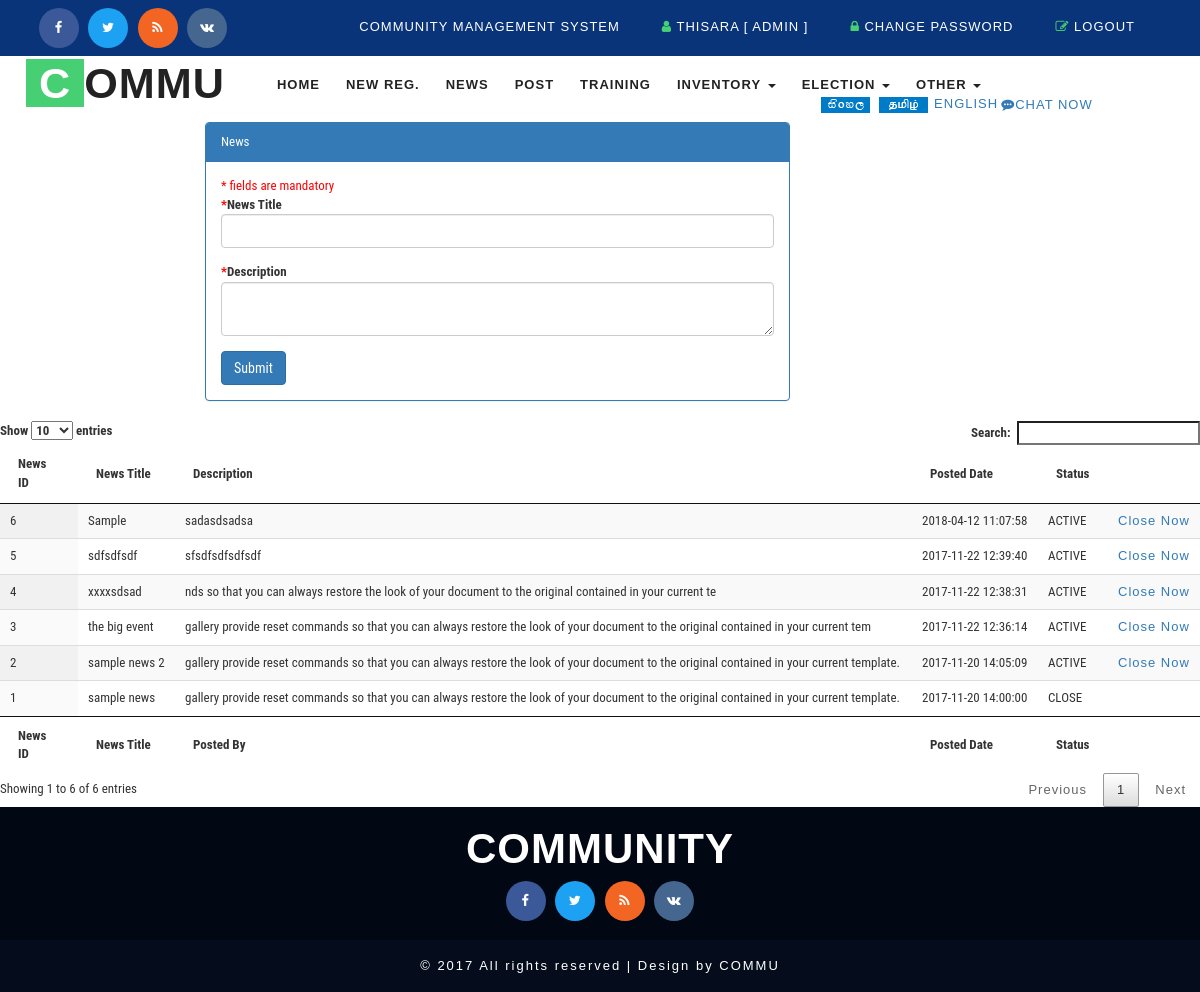
/admin_news.php (signed in), run on the app's committed database.
### tables this page shows
CREATE TABLE `cms_news` (
  `id` int(5) NOT NULL AUTO_INCREMENT,
  `news_title` varchar(50) DEFAULT NULL,
  `description` varchar(250) DEFAULT NULL,
  `usercreated` int(5) DEFAULT NULL COMMENT 'cms_user',
  `datecreated` timestamp NOT NULL DEFAULT CURRENT_TIMESTAMP,
  `status` varchar(10) DEFAULT 'ACTIVE' COMMENT 'ACT|DACT',
  PRIMARY KEY (`id`),
  KEY `FK_cms_news_user` (`usercreated`),
  CONSTRAINT `FK_cms_news_user` FOREIGN KEY (`usercreated`) REFERENCES `cms_user` (`id`)
);

### model/DB.php (called while the page is built, shortened)
<?php
function getDBConnection() {
    $servername = "localhost";
    $username = "root";
    $password = "123";
    $db = "cmsdb";
    $conn = mysqli_connect($servername, $username, $password, $db);
    if (!$conn) {
        die("Connection failed: " . mysqli_connect_error());
    } else {
        return $conn;
    }
}
function getData($sql) {
    $conn = getDBConnection();
    $result = mysqli_query($conn, $sql);
    if (mysqli_num_rows($result) > 0) {
        return $result;
    } else {
        return FALSE;
    }
}
?>

### admin_news.php (the view, shortened to what this page needs)
<!DOCTYPE html>
<html lang="en">
    <head>
        <?php include_once './basecss.php'; ?>
    </head>
    <body>
        <div class="header">
            <div class="w3layouts_header_right">
                <div class="agileits-social top_content">
                    <ul>
                        <li><a href="#"><i class="fa fa-facebook"></i></a></li>
                        <li><a href="#"><i class="fa fa-twitter"></i></a></li>
                        <li><a href="#"><i class="fa fa-rss"></i></a></li>
                        <li><a href="#"><i class="fa fa-vk"></i></a></li>
                    </ul>
                </div>
            </div>
            <div class="w3layouts_header_left">
                <?php include './_top.php'; ?>
            </div>
            <div class="clearfix"> </div>
        </div>
        <div class="banner">
            <nav class="navbar navbar-default">
                <div class="navbar-header navbar-left">
                    <h1><a class="navbar-brand" href="home.php"><span>C</span>OMMU</a></h1>
                </div>
                <div class="collapse navbar-collapse navbar-right" id="bs-example-navbar-collapse-1">
                    <nav class="link-effect-2" id="link-effect-2">
                    </nav>
                </div>
                <div class="w3_agile_search">
                   <?php include './_search.php';?>
                </div>
            </nav>
        </div>
        <div class="row">
            <div class="col-md-2"></div>
            <div class="col-md-6">
                <?php
                include './model/DB.php';
                ?>
                <div class="panel panel-primary">
                <div class="panel-heading ">News</div>
                <div class="panel-body">
                <span class="mando-msg">* fields are mandatory</span>
                <form action="admin_news.php" method="post">
                    <div class="form-group">
                        <label for="exampleInputEmail1"><span class="mando-msg">*</span>News Title</label>
                        <input name="news_title" required="" type="text" class="form-control" id="exampleInputEmail1" >
                    </div>
                    <div class="form-group">
                        <label for="exampleInputPassword1"><span class="mando-msg">*</span>Description</label>
                        <textarea name="description" required="" class="form-control" ></textarea>
                    </div>
                    <button type="submit" name="btnSub" class="btn btn-primary">Submit</button>
                </form>
                </div></div>
            </div>
            <div class="col-md-4"></div>
        </div>
        <table id="example" class="display" cellspacing="0" width="100%" style="font-size: small">
            <thead>
                <tr>
                    <th>News ID</th>
                    <th>News Title</th>
                    <th>Description</th>
                    <th>Posted Date</th>
                    <th>Status</th>
                    <th></th>
                </tr>
            </thead>
            <tfoot>
                <tr>
                    <th>News ID</th>
                    <th>News Title</th>
                    <th>Posted By</th>
                    <th>Posted Date</th>
                    <th>Status</th>
                    <th></th>
                </tr>
            </tfoot>
            <tbody>
                <?php
                $sqlx = " SELECT * FROM cms_news";
                $resultx = getData($sqlx);
                if ($resultx != FALSE) {
                    while ($row = mysqli_fetch_assoc($resultx)) {
                        ?>
                        <tr>
                            <td><?= $row['id']; ?></td>
                            <td><?= $row['news_title']; ?></td>
                            <td><?= $row['description']; ?></td>
                            <td><?= $row['datecreated']; ?></td>
                            <td><?= $row['status']; ?></td>
                            <td><?php
                                if ($row['status'] == 'ACTIVE') {
                                    ?> <a href="admin_news.php?nid=<?= $row['id']; ?>&action=CLOSE"> Close Now </a> <?php
                                }
                                ?></td>
                        </tr>
                        <?php
                    }
                }
                ?>
            </tbody>
        </table>
        <?php include './_footer.php';?>
    </body>
</html>

### css/style.css (style rules this page uses)
.mando-msg { color:red; }
html, body { font-size: small; font-family: 'Source Sans Pro', sans-serif; background:#ffffff; margin: 0; }
p,ul li,ol li,body a { margin:0; font-family: 'Source Sans Pro', sans-serif; letter-spacing:1px; }
h1,h2,h3,h4,h5,h6 { font-family: 'Source Sans Pro', sans-serif; margin:0; letter-spacing:1px; }
ul,label { margin:0; padding:0; }
input[type="submit"],input[type="reset"],input[type="search"],input[type="text"],input[type="email"] { -webkit-transition: 0.5s ease-in; -moz-transition: 0.5s ease-in; -ms-transition: 0.5s ease-in; -o-transition: 0.5s ease-in; transition:0.5s ease-in; font-family: 'Source Sans Pro', sans-serif; }
.w3layouts_header_left { float: right; margin-top: 10px; }
.w3layouts_header_right { float:left; }
.header { padding: 0.6em 3em; background: #09347a; }
.w3layouts_header_right ul li { display:inline-block; color: #fff; }
.agileits-social.top_content ul { margin: 0!important; }
.agileits-social.top_content { margin: 0!important; }
.w3layouts_header_right ul li i { color: #47cf73; }
.w3layouts_header_right ul li a { color: #fff; text-decoration:none; }
.navbar-default { background: none; border: none; }
.navbar { margin-bottom: 0; }
.navbar-collapse { padding: 0; }
.navbar-right { margin-right: 0; }
nav.navbar.navbar-default { background: none; padding: 0.5em 2em; }
.navbar-right { float: left !important; margin: 1em 0 0 12em; }
.navbar-default .navbar-brand,.navbar-default .navbar-brand:hover, .navbar-default .navbar-brand:focus { color: #222; }
.navbar-brand { height: 42px; padding: 0; font-size: 1.2em; line-height: 43px; font-weight: 700; text-transform: uppercase; }
.navbar-brand span { color: #fff; background: #47cf73; padding: 0px 13px; }
.w3_agile_search { float:right; width: 25%; }
.agileits-social ul { padding:0; margin:0; margin-top: 8px; }
.agileits-social ul li { display:inline-block; }
.agileits-social ul li a { color: #333; text-align: center; }
.agileits-social ul li a i.fa.fa-facebook { height: 40px; width: 40px; background: #3b5998; line-height: 40px; color: #fff; border-radius: 50%; -webkit-border-radius: 50%; -moz-border-radius: 50%; -o-border-radius: 50%; -ms-border-radius: 50%; transition:0.5s all; -webkit-transition:0.5s all; -moz-transition:0.5s all; -o-transition:0.5s all; -ms-transition:0.5s all; }
.agileits-social ul li a i.fa.fa-twitter { height: 40px; width: 40px; background: #1da1f2; line-height: 40px; color: #fff; border-radius: 50%; -webkit-border-radius: 50%; -moz-border-radius: 50%; -o-border-radius: 50%; -ms-border-radius: 50%; transition:0.5s all; -webkit-transition:0.5s all; -moz-transition:0.5s all; -o-transition:0.5s all; -ms-transition:0.5s all; }
.agileits-social ul li a i.fa.fa-rss { height: 40px; width: 40px; background: #f26522; line-height: 40px; color: #fff; border-radius: 50%; -webkit-border-radius: 50%; -moz-border-radius: 50%; -o-border-radius: 50%; -ms-border-radius: 50%; transition:0.5s all; -webkit-transition:0.5s all; -moz-transition:0.5s all; -o-transition:0.5s all; -ms-transition:0.5s all; }
.agileits-social ul li a i.fa.fa-vk { height: 40px; width: 40px; background: #45668e; line-height: 40px; color: #fff; border-radius: 50%; -webkit-border-radius: 50%; -moz-border-radius: 50%; -o-border-radius: 50%; -ms-border-radius: 50%; transition:0.5s all; -webkit-transition:0.5s all; -moz-transition:0.5s all; -o-transition:0.5s all; -ms-transition:0.5s all; }
.agileits-social ul li:nth-child(2) { margin:0 .5em; }
.agileits-social ul li:nth-child(3) { margin:0 .5em 0 0; }
@media (max-width:1440px) { .navbar-right { margin: 1em 0 0 9em; } }
@media (max-width:1440px) { .w3_agile_search { float: right; width: 29%; } }
@media (max-width: 1366px) { .navbar-right { margin: 1em 0 0 6em; } }
@media (max-width: 1366px) { .w3_agile_search { float: right; width:30%; } }
@media (max-width: 1280px) { .navbar-right { margin: 1em 0 0 3em; } }
@media (max-width: 1280px) { .w3_agile_search { float: right; width: 31%; } }

### data on the page
cms_news: id "1", news_title "sample news", description "gallery provide reset commands so that you can always restore the look of your document to the original contained in your current template.", datecreated "2017-11-20 14:00:00", status "CLOSE"
cms_news: id "2", news_title "sample news 2", description "gallery provide reset commands so that you can always restore the look of your document to the original contained in your current template.", datecreated "2017-11-20 14:05:09", status "ACTIVE"
cms_news: id "3", news_title "the big event", description "gallery provide reset commands so that you can always restore the look of your document to the original contained in your current tem", datecreated "2017-11-22 12:36:14", status "ACTIVE"
cms_news: id "4", news_title "xxxxsdsad", description "nds so that you can always restore the look of your document to the original contained in your current te", datecreated "2017-11-22 12:38:31", status "ACTIVE"
cms_news: id "5", news_title "sdfsdfsdf", description "sfsdfsdfsdfsdf", datecreated "2017-11-22 12:39:40", status "ACTIVE"
cms_news: id "6", news_title "Sample", description "sadasdsadsa", datecreated "2018-04-12 11:07:58", status "ACTIVE"

### other printed values
$_SESSION['ssn_user']['firstname'] "THISARA"
$_SESSION['ssn_user']['role'] "ADMIN"
